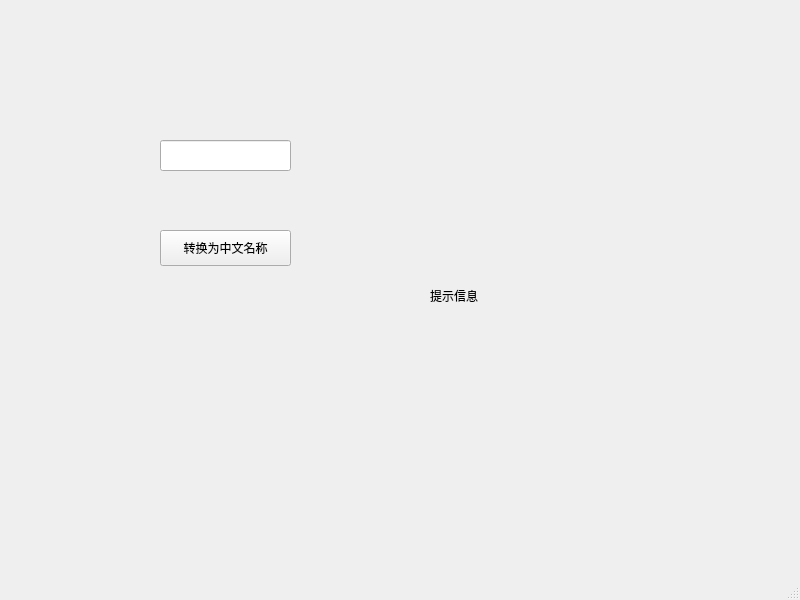
<?xml version="1.0" encoding="UTF-8"?>
<ui version="4.0">
 <class>DesktopProcessConversion</class>
 <widget class="QMainWindow" name="DesktopProcessConversion">
  <property name="geometry">
   <rect>
    <x>0</x>
    <y>0</y>
    <width>800</width>
    <height>600</height>
   </rect>
  </property>
  <property name="windowTitle">
   <string>DesktopProcessConversion</string>
  </property>
  <widget class="QWidget" name="centralwidget">
   <widget class="QPushButton" name="pushButton">
    <property name="geometry">
     <rect>
      <x>160</x>
      <y>230</y>
      <width>131</width>
      <height>36</height>
     </rect>
    </property>
    <property name="text">
     <string>转换为中文名称</string>
    </property>
   </widget>
   <widget class="QLineEdit" name="lineEdit">
    <property name="geometry">
     <rect>
      <x>160</x>
      <y>140</y>
      <width>131</width>
      <height>31</height>
     </rect>
    </property>
   </widget>
   <widget class="QLabel" name="label">
    <property name="geometry">
     <rect>
      <x>430</x>
      <y>80</y>
      <width>341</width>
      <height>431</height>
     </rect>
    </property>
    <property name="text">
     <string>提示信息</string>
    </property>
   </widget>
  </widget>
  <widget class="QMenuBar" name="menubar">
   <property name="geometry">
    <rect>
     <x>0</x>
     <y>0</y>
     <width>800</width>
     <height>36</height>
    </rect>
   </property>
  </widget>
  <widget class="QStatusBar" name="statusbar"/>
 </widget>
 <resources/>
 <connections/>
</ui>
